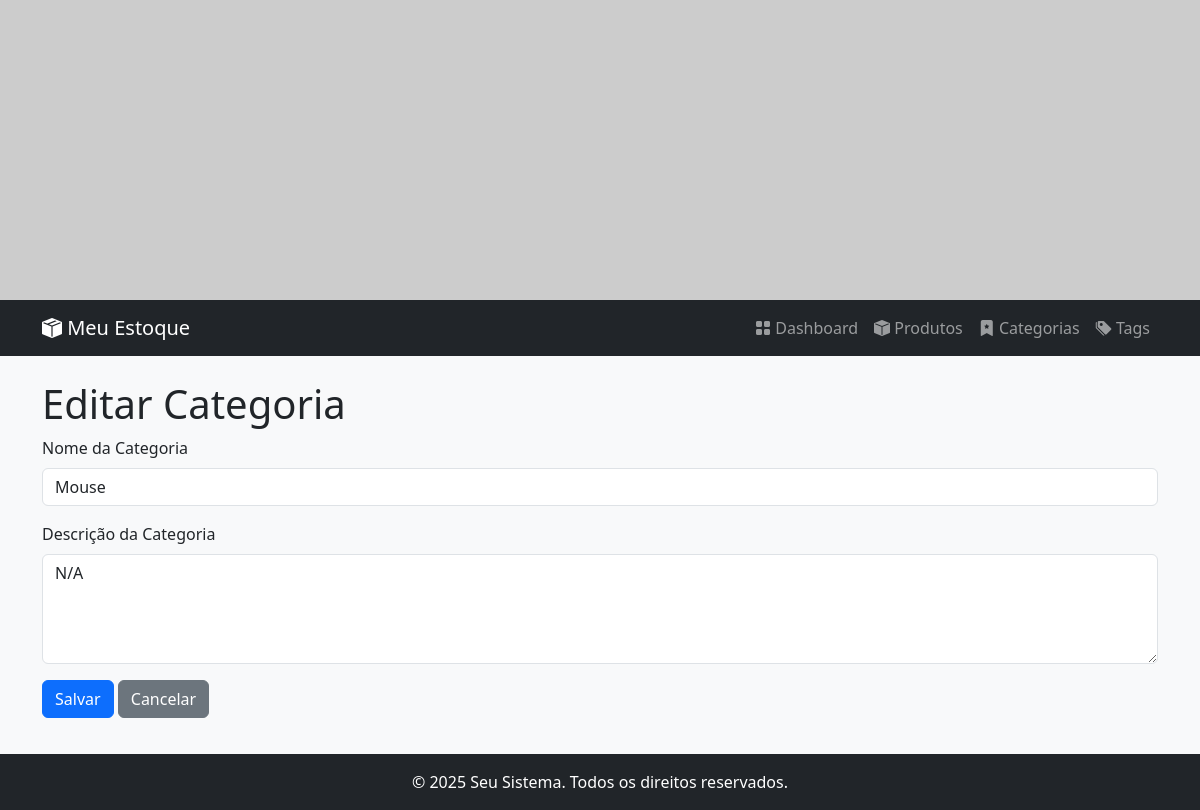
The page /estoque/categoria/1/editar/ on the database as committed earlier.
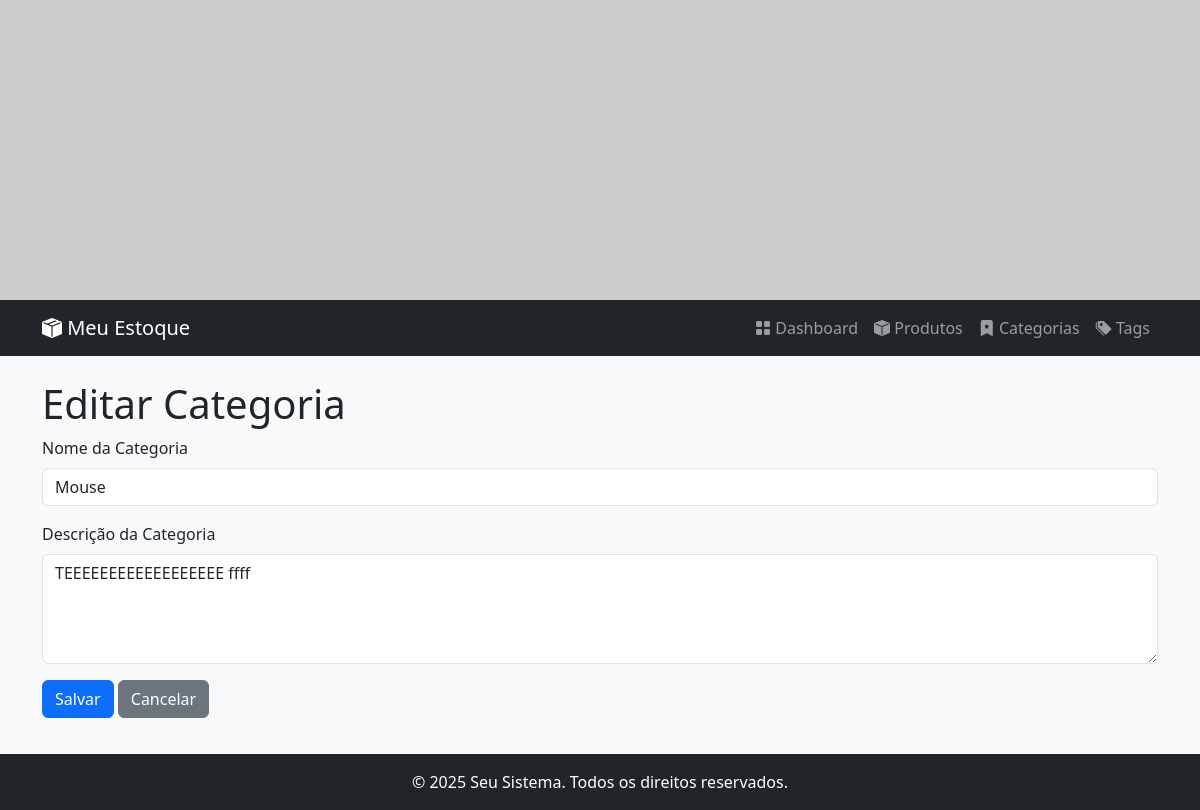
The same page on the database as committed later.
### estoque/models.py (models this page shows, shortened)
class Categoria(models.Model):
    identificacao = models.CharField(max_length=100,
        verbose_name="Identificacao",
        help_text="Informe a identificação da categoria",
        unique=True,
    )
    descricao = models.TextField (
        verbose_name="Descrição",
        help_text="Informe a descrição da categoria",
        default="N/A",
    )
    class Meta:
        verbose_name = "Categoria"
        verbose_name_plural = "Categorias"

### estoque/views.py (the view)
# urls.py: path('categoria/<int:pk>/editar/', views.CategoriaUpdateView.as_view(), name='categoria_update'),
class CategoriaUpdateView(UpdateView):
    model = Categoria
    template_name = 'estoque/categoria_form.html'
    fields = ['identificacao', 'descricao']
    success_url = reverse_lazy('estoque:categoria_tabela_list')
    def get_context_data(self, **kwargs):
        context = super().get_context_data(**kwargs)
        context['view_title'] = 'Editar Categoria'
        return context

### estoque/templates/estoque/categoria_form.html (shortened to what this page needs)
{% extends 'estoque/base.html' %}
{% load widget_tweaks %}
{% block content %}
<h1>{{ view_title }}</h1>
<form method="post" enctype="multipart/form-data">
    <div class="mb-3">
        <label for="{{ form.identificacao.id_for_label }}" class="form-label">Nome da Categoria</label>
        {% render_field form.identificacao class="form-control" %}
    </div>
    <div class="mb-3">
        <label for="{{ form.descricao.id_for_label }}" class="form-label">Descrição da Categoria</label>
        {% render_field form.descricao class="form-control" rows="4" %}
    </div>
    <button type="submit" class="btn btn-primary">Salvar</button>
    <a href="{% url 'estoque:categoria_tabela_list' %}" class="btn btn-secondary">Cancelar</a>
</form>
{% endblock %}

Rows that differ between the two databases and show on the page:
changed Categoria "Mouse": descricao "N/A" → "TEEEEEEEEEEEEEEEEEE ffff"
